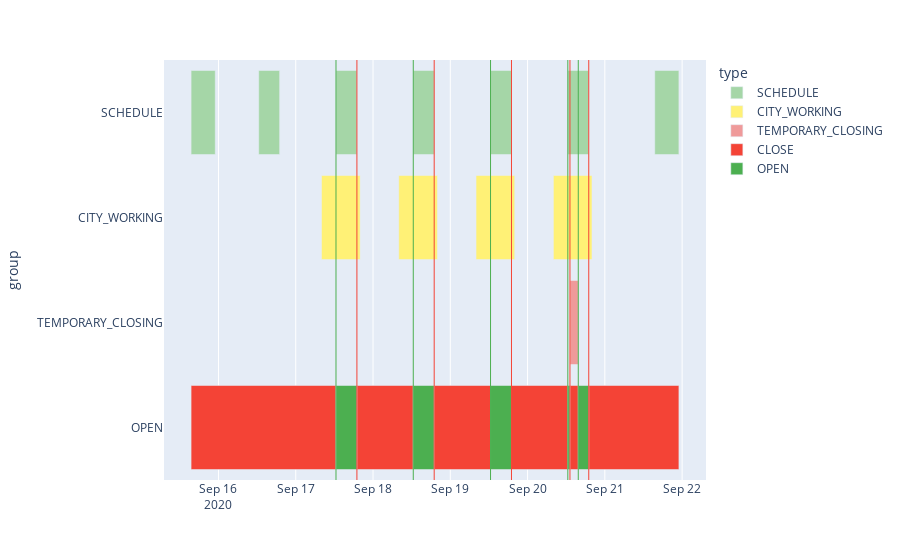

Here is the notebook cell this chart was saved with:
### Code cell
fig.update_yaxes(autorange="reversed")
fig

### Figure 1 — Plotly figure (JSON) as saved in the notebook; plotly's stock layout.template omitted (floating-point values rounded to 4 significant figures)
{"data": [{"alignmentgroup": "True", "base": ["2020-09-15 15:30:00", "2020-09-16 12:30:00", "2020-09-17 12:30:00", "2020-09-18 12:30:00", "2020-09-19 12:30:00", "2020-09-20 12:30:00", "2020-09-21 15:30:00"], "hovertemplate": "type=SCHEDULE<br>start=%{base}<br>end=%{x}<br>group=%{y}<extra></extra>", "legendgroup": "SCHEDULE", "marker": {"color": "#A5D6A7"}, "name": "SCHEDULE", "offsetgroup": "SCHEDULE", "orientation": "h", "showlegend": true, "textposition": "auto", "type": "bar", "x": [27000000, 23400000, 23400000, 23400000, 23400000, 23400000, 27000000], "xaxis": "x", "y": ["SCHEDULE", "SCHEDULE", "SCHEDULE", "SCHEDULE", "SCHEDULE", "SCHEDULE", "SCHEDULE"], "yaxis": "y"}, {"alignmentgroup": "True", "base": ["2020-09-17 08:00:00", "2020-09-18 08:00:00", "2020-09-19 08:00:00", "2020-09-20 08:00:00", "2020-09-20 08:01:37", "2020-09-20 08:01:41"], "hovertemplate": "type=CITY_WORKING<br>start=%{base}<br>end=%{x}<br>group=%{y}<extra></extra>", "legendgroup": "CITY_WORKING", "marker": {"color": "#FFF176"}, "name": "CITY_WORKING", "offsetgroup": "CITY_WORKING", "orientation": "h", "showlegend": true, "textposition": "auto", "type": "bar", "x": [43200000, 43200000, 43200000, 97000, 4000, 43099000], "xaxis": "x", "y": ["CITY_WORKING", "CITY_WORKING", "CITY_WORKING", "CITY_WORKING", "CITY_WORKING", "CITY_WORKING"], "yaxis": "y"}, {"alignmentgroup": "True", "base": ["2020-09-20 13:10:00"], "hovertemplate": "type=TEMPORARY_CLOSING<br>start=%{base}<br>end=%{x}<br>group=%{y}<extra></extra>", "legendgroup": "TEMPORARY_CLOSING", "marker": {"color": "#EF9A9A"}, "name": "TEMPORARY_CLOSING", "offsetgroup": "TEMPORARY_CLOSING", "orientation": "h", "showlegend": true, "textposition": "auto", "type": "bar", "x": [9300000], "xaxis": "x", "y": ["TEMPORARY_CLOSING"], "yaxis": "y"}, {"alignmentgroup": "True", "base": ["2020-09-15 15:30:00", "2020-09-17 19:00:00", "2020-09-18 19:00:00", "2020-09-19 19:00:00", "2020-09-20 13:10:00", "2020-09-20 19:00:00"], "hovertemplate": "type=CLOSE<br>start=%{base}<br>end=%{x}<br>group=%{y}<extra></extra>", "legendgroup": "CLOSE", "marker": {"color": "#F44336"}, "name": "CLOSE", "offsetgroup": "CLOSE", "orientation": "h", "showlegend": true, "textposition": "auto", "type": "bar", "x": [162000000, 63000000, 63000000, 63000000, 9300000, 100800000], "xaxis": "x", "y": ["OPEN", "OPEN", "OPEN", "OPEN", "OPEN", "OPEN"], "yaxis": "y"}, {"alignmentgroup": "True", "base": ["2020-09-17 12:30:00", "2020-09-18 12:30:00", "2020-09-19 12:30:00", "2020-09-20 12:30:00", "2020-09-20 15:45:00"], "hovertemplate": "type=OPEN<br>start=%{base}<br>end=%{x}<br>group=%{y}<extra></extra>", "legendgroup": "OPEN", "marker": {"color": "#4CAF50"}, "name": "OPEN", "offsetgroup": "OPEN", "orientation": "h", "showlegend": true, "textposition": "auto", "type": "bar", "x": [23400000, 23400000, 23400000, 2400000, 11700000], "xaxis": "x", "y": ["OPEN", "OPEN", "OPEN", "OPEN", "OPEN"], "yaxis": "y"}], "layout": {"barmode": "overlay", "legend": {"title": {"text": "type"}, "tracegroupgap": 0}, "margin": {"t": 60}, "shapes": [{"line": {"color": "#4CAF50", "width": 1}, "type": "line", "x0": "2020-09-17 12:30:00", "x1": "2020-09-17 12:30:00", "xref": "x", "y0": 0, "y1": 1, "yref": "y domain"}, {"line": {"color": "#4CAF50", "width": 1}, "type": "line", "x0": "2020-09-18 12:30:00", "x1": "2020-09-18 12:30:00", "xref": "x", "y0": 0, "y1": 1, "yref": "y domain"}, {"line": {"color": "#4CAF50", "width": 1}, "type": "line", "x0": "2020-09-19 12:30:00", "x1": "2020-09-19 12:30:00", "xref": "x", "y0": 0, "y1": 1, "yref": "y domain"}, {"line": {"color": "#4CAF50", "width": 1}, "type": "line", "x0": "2020-09-20 12:30:00", "x1": "2020-09-20 12:30:00", "xref": "x", "y0": 0, "y1": 1, "yref": "y domain"}, {"line": {"color": "#4CAF50", "width": 1}, "type": "line", "x0": "2020-09-20 15:45:00", "x1": "2020-09-20 15:45:00", "xref": "x", "y0": 0, "y1": 1, "yref": "y domain"}, {"line": {"color": "#F44336", "width": 1}, "type": "line", "x0": "2020-09-17 19:00:00", "x1": "2020-09-17 19:00:00", "xref": "x", "y0": 0, "y1": 1, "yref": "y domain"}, {"line": {"color": "#F44336", "width": 1}, "type": "line", "x0": "2020-09-18 19:00:00", "x1": "2020-09-18 19:00:00", "xref": "x", "y0": 0, "y1": 1, "yref": "y domain"}, {"line": {"color": "#F44336", "width": 1}, "type": "line", "x0": "2020-09-19 19:00:00", "x1": "2020-09-19 19:00:00", "xref": "x", "y0": 0, "y1": 1, "yref": "y domain"}, {"line": {"color": "#F44336", "width": 1}, "type": "line", "x0": "2020-09-20 13:10:00", "x1": "2020-09-20 13:10:00", "xref": "x", "y0": 0, "y1": 1, "yref": "y domain"}, {"line": {"color": "#F44336", "width": 1}, "type": "line", "x0": "2020-09-20 19:00:00", "x1": "2020-09-20 19:00:00", "xref": "x", "y0": 0, "y1": 1, "yref": "y domain"}], "xaxis": {"anchor": "y", "domain": [0, 1], "type": "date"}, "yaxis": {"anchor": "x", "autorange": "reversed", "domain": [0, 1], "title": {"text": "group"}}}}
